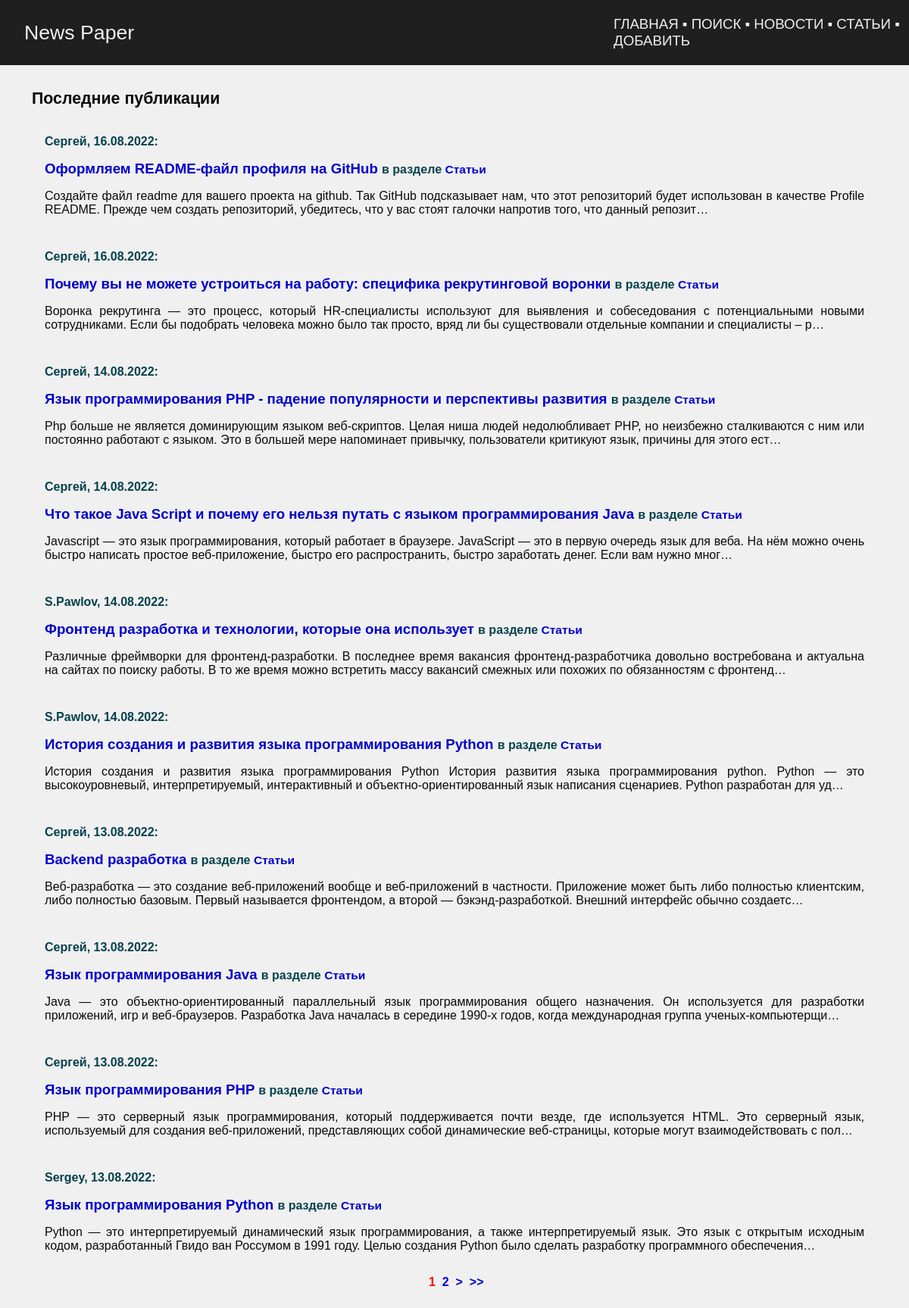
The app's page /, older data.
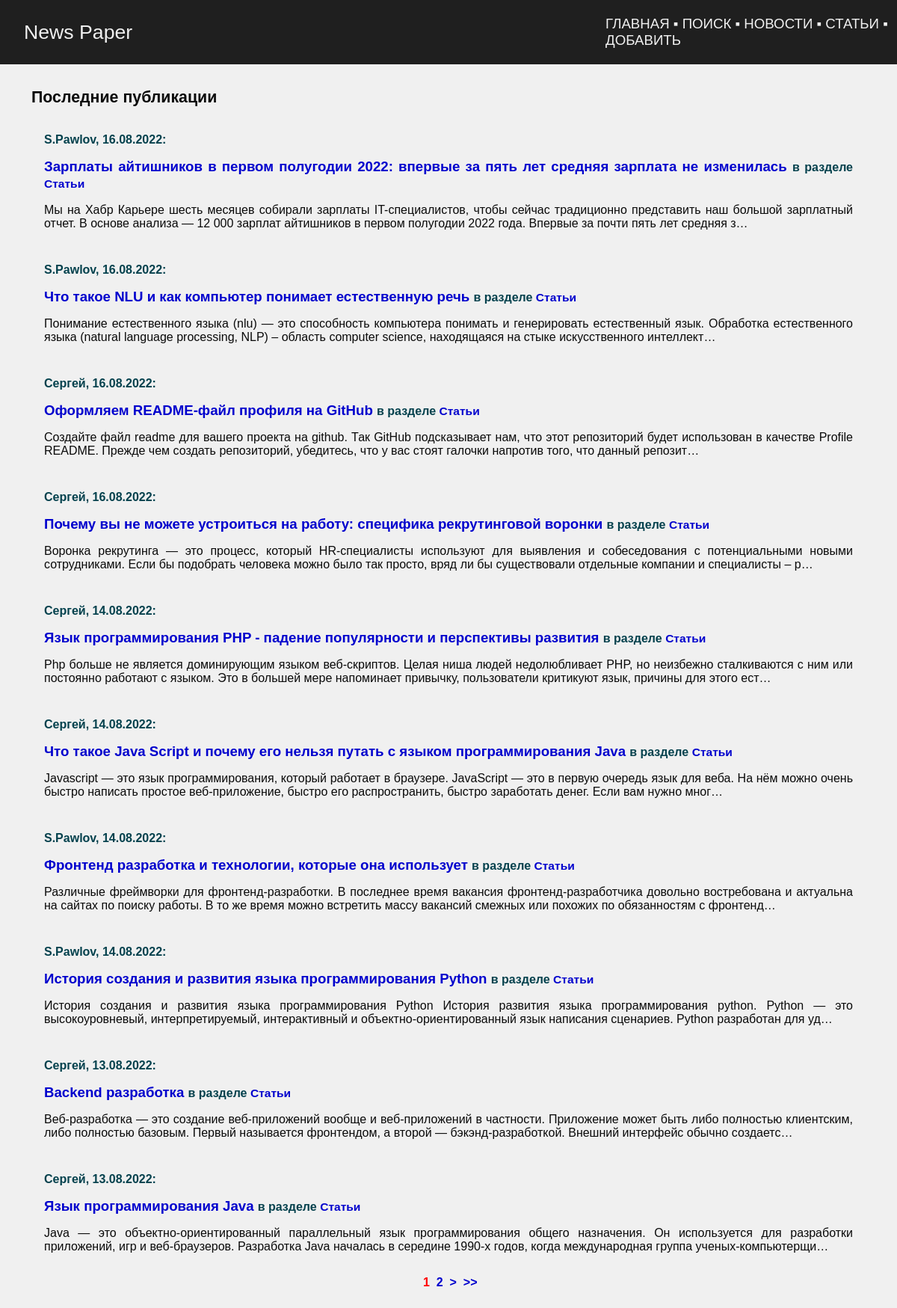
The same page, newer data.
### news/models.py (models this page shows, shortened)
class Post(models.Model):
    author_post = models.ForeignKey(
        Author, on_delete=models.CASCADE, verbose_name='Автор',
    )
    ARTICLE = 'ART'
    NEWS = 'NWS'
    CHOICE_CAT = [
        (ARTICLE, 'Статья'),
        (NEWS, 'Новость'),
    ]
    type_cat = models.CharField(
        max_length=3, choices=CHOICE_CAT, default=ARTICLE,
        verbose_name='Тип контента',
    )
    date_pub = models.DateTimeField(
        auto_now_add=True, verbose_name='Дата публикации',
    )
    post_cat = models.ManyToManyField(
        Category, through='PostCategory', verbose_name='Категория',
    )
    name = models.CharField(
        max_length=128, verbose_name='Название',
    )
    content = models.TextField(
        verbose_name='Контент',
    )
    content_rate = models.SmallIntegerField(
        default=0,
        verbose_name='Рейтинг',
    )
    class Meta:
        verbose_name = 'Пост'
        verbose_name_plural = 'Посты'

class Author(models.Model):
    author_user = models.OneToOneField(
        User,
        on_delete=models.CASCADE,
    )
    author_rate = models.SmallIntegerField(
        default=0,
    )
    def __str__(self):
        return self.author_user.username
    class Meta:
        verbose_name = 'Автор'
        verbose_name_plural = 'Авторы'

### news/views.py (the view)
# urls.py: path('', IndexView.as_view(), name='index'),
class IndexView(ListView):
    queryset = Post.objects.all().select_related()
    ordering = '-date_pub'
    template_name = 'posts.html'
    context_object_name = 'posts'
    paginate_by = 10

### news/templatetags/censor.py (called while the page is built)
@register.filter()
def censor(in_text):
    censured_text = in_text
    with open('static/json/bad_words.json', 'r') as censor_file:
        bad_text = json.load(censor_file)
    for word in censured_text.split():
        if word.lower() in bad_text:
            censured_text = censured_text.replace(
                word,
                f'{word[0]}{"*" * (len(word) - 1)}'
            )
    return censured_text

@register.filter()
def liter(in_word):
    return f'{in_word[:-1]}и'

### news/templatetags/news_tags.py (called while the page is built)
@register.simple_tag(takes_context=True)
def url_replace(context, **kwargs):
    d = context['request'].GET.copy()
    for k, v in kwargs.items():
        d[k] = v
    return d.urlencode()

### templates/posts.html (shortened to what this page needs)
{% extends 'default.html' %}
{% load censor %}
{% load news_tags %}
{% block content %}
<table class="news">
    <tr>
        <th>
            Последние публикации
        </th>
    </tr>
    <tr>
        <td>
            <table>
            {% for post in posts %}
            <tr>
                <td>
                    <p class="metanews">
                        {{ post.author_post }}, {{ post.date_pub|date:'d.m.Y' }}:
                    </p>
                    <a class="news_title" href="{% url 'news:detail' post.id %}">
                        {{ post.name|censor }}
                    </a>
                    <span class="metanews">
                        в разделе
                    </span>
                    {% if post.type_cat == 'NWS' %}
                        <a class="news_title" href="{% url 'news:news' %}">
                            <span style="font-size: smaller">{{ post.get_type_cat_display|liter }}</span>
                        </a>
                    {% elif post.type_cat == 'ART' %}
                        <a class="news_title" href="{% url 'news:articles' %}">
                            <span style="font-size: smaller">{{ post.get_type_cat_display|liter }}</span>
                        </a>
                    {% else %}
                        <a class="news_title" href="#">
                            #
                        </a>
                    {% endif %}
                    <br>
                    <p>{{ post.content|censor|truncatechars:250|safe }}</p>
                </td>
            </tr>
            {% endfor %}
            </table>
        </td>
    </tr>
</table>
<div class="pagination">
    <span class="current">&nbsp;{{ page_obj.number }}&nbsp;</span>
    {% if page_obj.has_next %}
        <a href="?{% url_replace page=page_obj.next_page_number %}">{{ page_obj.next_page_number }}</a>
        <a href="?{% url_replace page=page_obj.next_page_number %}">&nbsp;></a>
        <a href="?{% url_replace page=page_obj.paginator.num_pages %}">&nbsp;>></a>
    {% endif %}
</div>
{% endblock content %}

Row changes from the older to the newer data that the page shows:
no longer on this page (row unchanged): Post: author_post "Сергей", date_pub "13.08.2022", name|censor "Язык программирования PHP", type_cat|liter "Статьи", content|censor "PHP — это серверный язык программирования, который поддерживается почти везде, где используется HTML. Это серверный язык, используемый для создания веб-приложений, представляющих собой динамические веб-страницы, которые могут взаимодействовать с пол…"
no longer on this page (row unchanged): Post: author_post "Sergey", date_pub "13.08.2022", name|censor "Язык программирования Python", type_cat|liter "Статьи", content|censor "Python — это интерпретируемый динамический язык программирования, а также интерпретируемый язык. Это язык с открытым исходным кодом, разработанный Гвидо ван Россумом в 1991 году. Целью создания Python было сделать разработку программного обеспечения…"
added Post: author_post "S.Pawlov", date_pub "16.08.2022", name|censor "Зарплаты айтишников в первом полугодии 2022: впервые за пять лет средняя зарплата не изменилась", type_cat|liter "Статьи", content|censor "Мы на Хабр Карьере шесть месяцев собирали зарплаты IT-специалистов, чтобы сейчас традиционно представить наш большой зарплатный отчет. В основе анализа — 12 000 зарплат айтишников в первом полугодии 2022 года. Впервые за почти пять лет средняя з…"
added Post: author_post "S.Pawlov", date_pub "16.08.2022", name|censor "Что такое NLU и как компьютер понимает естественную речь", type_cat|liter "Статьи", content|censor "Понимание естественного языка (nlu) — это способность компьютера понимать и генерировать естественный язык. Обработка естественного языка (natural language processing, NLP) – область computer science, находящаяся на стыке искусственного интеллект…"
